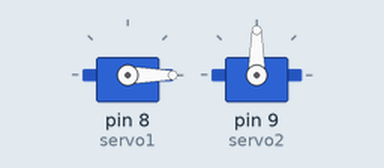
A sketch run on a simulated Arduino Uno, built with avr-gcc and run on an emulated ATmega328P. On the bench: 2 × servo.

Above: at 0.1 s.
At 1.1 s:
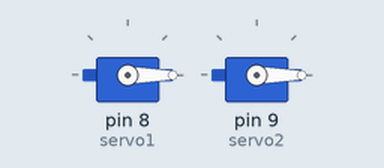
Timing chart, 0 to 2.6 s (numbered marks = the images above):
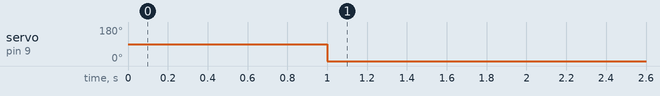

Measured:
- by itself, servo on pin 9 (servo2): 90° → 0° at 1.0 s

The sketch:

giveemahand.ino
```cpp
#include <Servo.h>

Servo servo1;  // create servo object to control a servo
// twelve servo objects can be created on most boards
Servo servo2; // Define our Servo
Servo servo3;
//int trig = 10;
//int echo = 11;
//unsigned long duration;
//unsigned long distance;
int serialData;
bool recievedCommand;
int angle;
void setup()
{
   servo1.attach(8);
   servo2.attach(9);

//  pinMode(trig, OUTPUT); // Sets the trigPin as an Output
//  pinMode(echo, INPUT); // Sets the echoPin as an Input
  Serial.begin(9600); // Starts the serial communication
//    Serial.println("--- Start Serial Monitor SEND_RCVE ---");
  recievedCommand=false;
}

void loop()
{
//  digitalWrite(trig, 0);
//  delay(5);
//
//  digitalWrite(trig, 1);
//  delay(10);
//  digitalWrite(trig, 0);
//  duration = pulseIn(echo, HIGH);
//
//   distance = duration * 0.034 / 2;
//  Serial.print(distance);


  while(Serial.available()>0){

  serialData=Serial.read();
  delay(1);
  serialData=int(serialData);
//  char str[2];
//  str[0]=serialData;
//  str[1]='\0';
//  Serial.print("hey");
//  Serial.println(str);
  angle=serialData;
  Serial.write(serialData);
  if(serialData!=-1){
    recievedCommand=true;
  }else{
    recievedCommand=false;
  }
//  if(angle>75){
//      recievedCommand=true;
//    }else{
//      recievedCommand=false;
//    }
  }
  servo1.write(0);
  delay(1000);
  servo2.write(0);
  delay(1000);
  if(recievedCommand==true){

    servo1.write(angle);
    delay(1000);
    servo2.write(90);
//    servo2.write(
  /*  //if (serialData ==49) {
    // Make servo go to 0 degrees
   servo1.write(0);
   delay(1000);
   // Make servo go to 90 degrees
   servo1.write(90);
   delay(1000);
   // Make servo go to 180 degrees
   servo1.write(180);
   delay(1000);
    }else{
    delay(1000);*/
 // }
  }


   /*// Make servo go to 0 degrees
   servo2.write(0);
   delay(1000);
   // Make servo go to 90 degrees
   servo2.write(90);
   delay(1000);
   // Make servo go to 180 degrees
   servo2.write(180);
   delay(1000);*/

  delay(3000);


}
```
